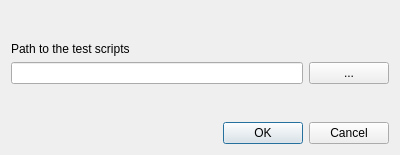
<?xml version="1.0" encoding="UTF-8"?>
<ui version="4.0">
 <class>PathSettingsWindow</class>
 <widget class="QWidget" name="PathSettingsWindow">
  <property name="geometry">
   <rect>
    <x>0</x>
    <y>0</y>
    <width>400</width>
    <height>155</height>
   </rect>
  </property>
  <property name="windowTitle">
   <string>Path Settings</string>
  </property>
  <layout class="QVBoxLayout" name="verticalLayout_3">
   <item>
    <spacer name="verticalSpacer_2">
     <property name="orientation">
      <enum>Qt::Vertical</enum>
     </property>
     <property name="sizeHint" stdset="0">
      <size>
       <width>20</width>
       <height>40</height>
      </size>
     </property>
    </spacer>
   </item>
   <item>
    <layout class="QVBoxLayout" name="verticalLayout_2">
     <item>
      <widget class="QLabel" name="label_2">
       <property name="text">
        <string>Path to the test scripts</string>
       </property>
      </widget>
     </item>
     <item>
      <layout class="QHBoxLayout" name="horizontalLayout_2">
       <item>
        <widget class="QLineEdit" name="test_script_path_text">
         <property name="text">
          <string/>
         </property>
        </widget>
       </item>
       <item>
        <widget class="QPushButton" name="test_script_path_selector">
         <property name="text">
          <string>...</string>
         </property>
        </widget>
       </item>
      </layout>
     </item>
    </layout>
   </item>
   <item>
    <spacer name="verticalSpacer">
     <property name="orientation">
      <enum>Qt::Vertical</enum>
     </property>
     <property name="sizeHint" stdset="0">
      <size>
       <width>20</width>
       <height>40</height>
      </size>
     </property>
    </spacer>
   </item>
   <item>
    <widget class="QDialogButtonBox" name="settings_confirmation">
     <property name="standardButtons">
      <set>QDialogButtonBox::Cancel|QDialogButtonBox::Ok</set>
     </property>
    </widget>
   </item>
  </layout>
 </widget>
 <resources/>
 <connections/>
</ui>
